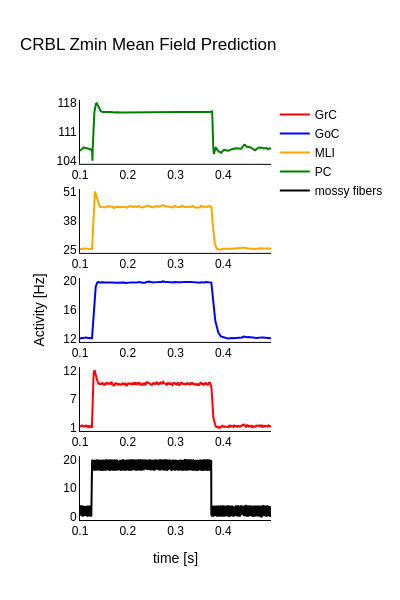

The cell this chart's notebook holds for it:
### Code cell
plot_MF_activity(t[1000:], X_sens[1000:,:])

### Figure 1 — Plotly figure (JSON) as saved in the notebook; plotly's stock layout.template omitted (floating-point values rounded to 4 significant figures; data arrays with more than 128 entries replaced by an {"elided": "..."} marker saying what was removed)
{"data": [{"line": {"color": "red"}, "mode": "lines", "name": "GrC", "type": "scatter", "x": {"elided": "4000 float values"}, "xaxis": "x4", "y": {"elided": "4000 float values"}, "yaxis": "y4"}, {"line": {"color": "blue"}, "mode": "lines", "name": "GoC", "type": "scatter", "x": {"elided": "4000 float values"}, "xaxis": "x3", "y": {"elided": "4000 float values"}, "yaxis": "y3"}, {"line": {"color": "orange"}, "mode": "lines", "name": "MLI", "type": "scatter", "x": {"elided": "4000 float values"}, "xaxis": "x2", "y": {"elided": "4000 float values"}, "yaxis": "y2"}, {"line": {"color": "green"}, "mode": "lines", "name": "PC", "type": "scatter", "x": {"elided": "4000 float values"}, "xaxis": "x", "y": {"elided": "4000 float values"}, "yaxis": "y"}, {"line": {"color": "black"}, "mode": "lines", "name": "mossy fibers", "type": "scatter", "x": {"elided": "4000 float values"}, "xaxis": "x5", "y": {"elided": "4000 float values"}, "yaxis": "y5"}], "layout": {"font": {"color": "black", "family": "Arial, sans-serif", "size": 12}, "height": 600, "plot_bgcolor": "rgba(0,0,0,0)", "title": {"text": "CRBL Zmin Mean Field Prediction"}, "width": 400, "xaxis": {"anchor": "y", "domain": [0, 1], "linecolor": "black", "linewidth": 1, "mirror": false, "showgrid": false, "showline": true, "zeroline": false}, "xaxis2": {"anchor": "y2", "domain": [0, 1], "linecolor": "black", "linewidth": 1, "mirror": false, "showgrid": false, "showline": true, "zeroline": false}, "xaxis3": {"anchor": "y3", "domain": [0, 1], "linecolor": "black", "linewidth": 1, "mirror": false, "showgrid": false, "showline": true, "zeroline": false}, "xaxis4": {"anchor": "y4", "domain": [0, 1], "linecolor": "black", "linewidth": 1, "mirror": false, "showgrid": false, "showline": true, "zeroline": false}, "xaxis5": {"anchor": "y5", "domain": [0, 1], "linecolor": "black", "linewidth": 1, "mirror": false, "showgrid": false, "showline": true, "title": {"text": "time [s]"}, "zeroline": false}, "yaxis": {"anchor": "x", "domain": [0.848, 1], "linecolor": "black", "linewidth": 1, "mirror": false, "showgrid": false, "showline": true, "tickformat": ".0f", "tickmode": "array", "tickvals": [104.3, 110.9, 117.5], "zeroline": false}, "yaxis2": {"anchor": "x2", "domain": [0.636, 0.788], "linecolor": "black", "linewidth": 1, "mirror": false, "showgrid": false, "showline": true, "tickformat": ".0f", "tickmode": "array", "tickvals": [25.02, 38.08, 51.14], "zeroline": false}, "yaxis3": {"anchor": "x3", "domain": [0.424, 0.576], "linecolor": "black", "linewidth": 1, "mirror": false, "showgrid": false, "showline": true, "tickformat": ".0f", "tickmode": "array", "tickvals": [12.16, 16.11, 20.05], "title": {"text": "Activity [Hz]"}, "zeroline": false}, "yaxis4": {"anchor": "x4", "domain": [0.212, 0.364], "linecolor": "black", "linewidth": 1, "mirror": false, "showgrid": false, "showline": true, "tickformat": ".0f", "tickmode": "array", "tickvals": [1.294, 6.675, 12.06], "zeroline": false}, "yaxis5": {"anchor": "x5", "domain": [0, 0.152], "linecolor": "black", "linewidth": 1, "mirror": false, "showgrid": false, "showline": true, "tickformat": ".0f", "tickmode": "array", "tickvals": [0.001135, 10.0, 20.0], "zeroline": false}}}
